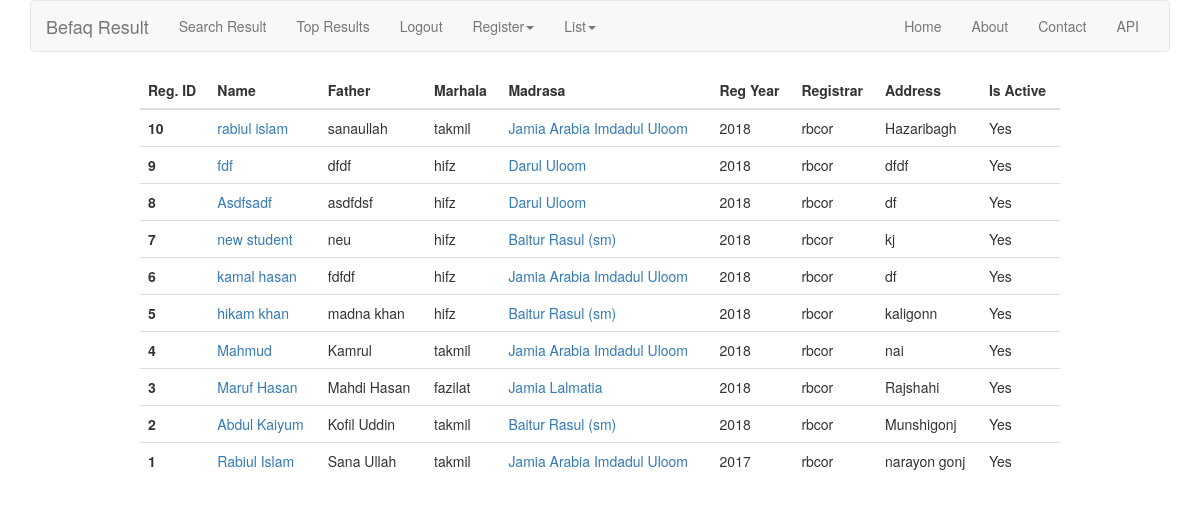
/student/list (signed in), run on an earlier commit of the app's database.
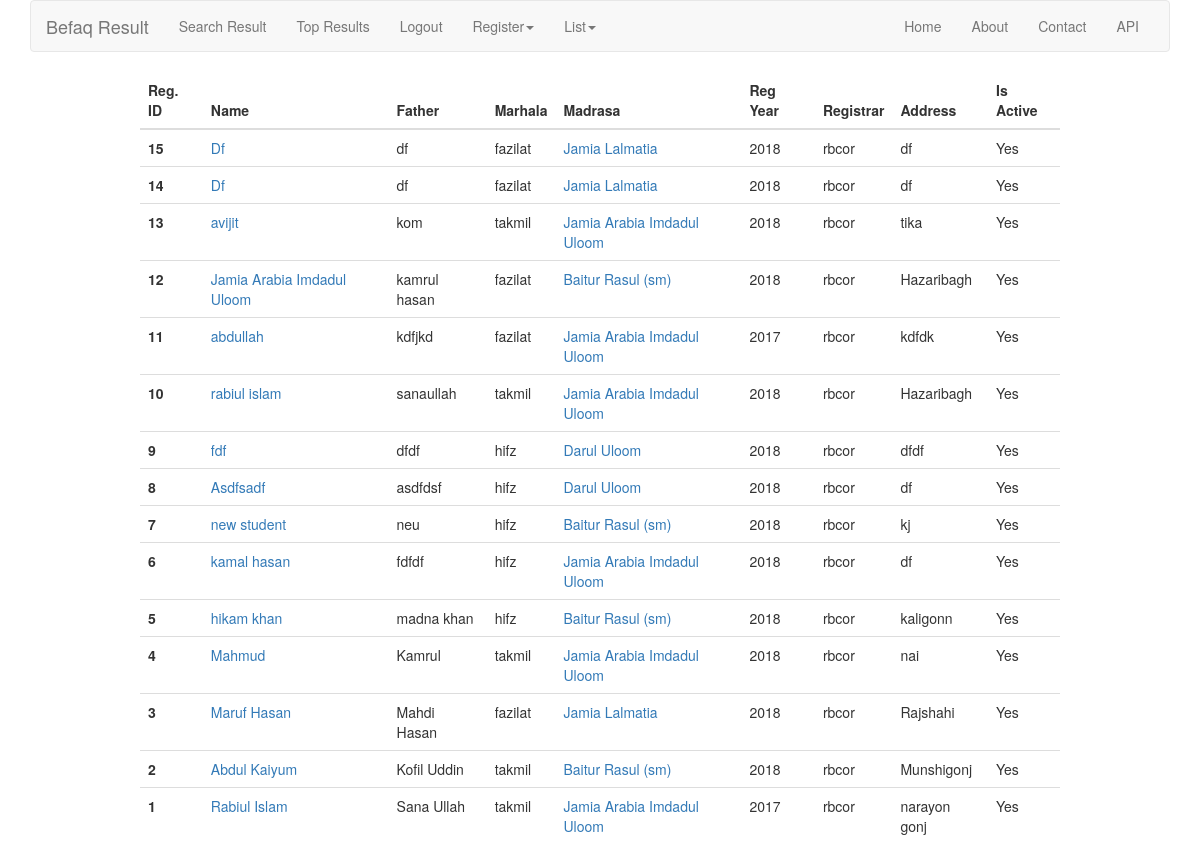
And on a later commit of the database.
### student/models.py (models this page shows, shortened)
class Student(models.Model):
    name          = models.CharField(max_length=100)
    father        = models.CharField(max_length=100)
    address       = models.CharField(max_length=255,
                                     null=True,
                                     blank=True,
                                     help_text='permanent address of student')
    madrasa       = models.ForeignKey(Madrasa, on_delete=models.CASCADE, related_name='students')
    markaz        = models.CharField(max_length=127,
                                     blank=True,
                                     help_text="If the student's madrasa is the markaz then leave it blank'"
                                               " otherwise enter the markaz name")
    marhala       = models.CharField(max_length=10,
                                     choices=MARHALA)
    reg_year      = models.CharField(max_length=4,
                                     choices=REGISTRATION_YEARS,
                                     default='2018')
    registrar     = models.ForeignKey('auth.User', default=1)
    registered_at = models.DateTimeField(auto_now_add=True)
    updated_at    = models.DateTimeField(auto_now=True)
    is_active    = models.BooleanField(default=True, help_text='Active by Default')
    objects       = StudentManager()
    class Meta:
        ordering = ['-registered_at','-updated_at']

### madrasa/models.py (models this page shows, shortened)
class Madrasa(models.Model):
    name      = models.CharField(max_length=127, unique=True)
    address   = models.CharField(max_length=255, blank=True)
    is_markaz = models.BooleanField(default=False)
    def __str__(self):
        return self.name

### student/views.py (the view)
class StudentList(LoginRequiredMixin, ListView):
    model = Student
    template_name = 'student/student_list.html'

### student/templates/student/student_list.html
{% extends 'base.html' %}
{% block content %}
    <div class="col-md-10 col-md-offset-1">
        <div class="table-responsive">
            <table class="table table-hover table-white">
                <thead>
                <tr>
                    <th scope="col">Reg. ID</th>
                    <th scope="col">Name</th>
                    <th scope="col">Father</th>
                    <th scope="col">Marhala</th>
                    <th scope="col">Madrasa</th>
                    <th scope="col">Reg Year</th>
                    <th scope="col">Registrar</th>
                    <th scope="col">Address</th>
                    <th scope="col">Is Active</th>
                </tr>
                </thead>
                <tbody>
                {% for student in student_list %}
                    <tr>
                        <th scope="row">{{ student.id }}</th>
                        <td><a href="{% url 'student:student_detail' pk=student.pk %}">
                            {{ student.name }}
                        </a></td>
                        <td>{{ student.father }}</td>
                        <td>{{ student.marhala }}</td>
                        <td>
                            <a href="{% url 'madrasa:madrasa_detail' pk=student.madrasa.pk %}">{{ student.madrasa }}</a>
                        </td>
                        <td>{{ student.reg_year }}</td>
                        <td>{{ student.registrar }}</td>
                        <td>{{ student.address }}</td>
                        <td>
                            {% if student.is_active %}
                                Yes
                            {% else %}
                                No
                            {% endif %}
                        </td>
                    </tr>
                {% empty %}
                    <p>No Student Registered yet.</p>
                {% endfor %}
            </table>
        </div>
    </div>
{% endblock %}

### templates/base.html (shortened to what this page needs)
{% load static %}
<!DOCTYPE html>
<html lang="en">
<head>
    <link rel="stylesheet" href="https://maxcdn.bootstrapcdn.com/bootstrap/3.3.7/css/bootstrap.min.css">
</head>
<body>
    <div class="container">
        {% include 'header.html' %}
        {% block content %}
        {% endblock %}
    </div>
</body>
</html>

### templates/header.html
{% include 'snippets/navbar.html' %}

### templates/snippets/navbar.html (shortened to what this page needs)
<nav class="navbar navbar-default">
    <div class="container-fluid">
        <div class="navbar-header">
            <a class="navbar-brand" href="/">Befaq Result</a>
        </div>
        <div id="navbar" class="navbar-collapse collapse">
            <ul class="nav navbar-nav">
                <li><a href="{% url 'result:result_search' %}">Search Result</a></li>
                <li><a href="{% url 'result:top_results' %}">Top Results</a></li>
                {% if request.user.is_authenticated %}
                    <li><a href="{% url 'logout' %}?next={{ request.path|urlencode }}">Logout</a></li>
                    <li class="dropdown">
                        <a href="#" class="dropdown-toggle" data-toggle="dropdown" role="button" aria-haspopup="true"
                           aria-expanded="false">Register<span class="caret"></span></a>
                    </li>
                    <li class="dropdown">
                        <a href="#" class="dropdown-toggle" data-toggle="dropdown" role="button" aria-haspopup="true"
                           aria-expanded="false">List<span class="caret"></span></a>
                    </li>
                {% else %}
                    <li><a href="{% url 'login' %}?next={{ request.path|urlencode }}">Login</a></li>
                {% endif %}
            </ul>
            <ul class="nav navbar-nav navbar-right">
                <li><a href="/">Home</a></li>
                <li><a href="/about">About</a></li>
                <li><a href="/contact">Contact</a></li>
                <li><a href="{% url 'api_doc' %}">API</a>
            </ul>
        </div>
    </div>
</nav>

What changed in the data, as far as the page shows it:
added Student: id "15", name "Df", father "df", marhala "fazilat", madrasa "Jamia Lalmatia", reg_year "2018", registrar "rbcor", address "df", is_active "Yes"
added Student: id "14", name "Df", father "df", marhala "fazilat", madrasa "Jamia Lalmatia", reg_year "2018", registrar "rbcor", address "df", is_active "Yes"
added Student: id "13", name "avijit", father "kom", marhala "takmil", madrasa "Jamia Arabia Imdadul Uloom", reg_year "2018", registrar "rbcor", address "tika", is_active "Yes"
added Student: id "12", name "Jamia Arabia Imdadul Uloom", father "kamrul hasan", marhala "fazilat", madrasa "Baitur Rasul (sm)", reg_year "2018", registrar "rbcor", address "Hazaribagh", is_active "Yes"
added Student: id "11", name "abdullah", father "kdfjkd", marhala "fazilat", madrasa "Jamia Arabia Imdadul Uloom", reg_year "2017", registrar "rbcor", address "kdfdk", is_active "Yes"
